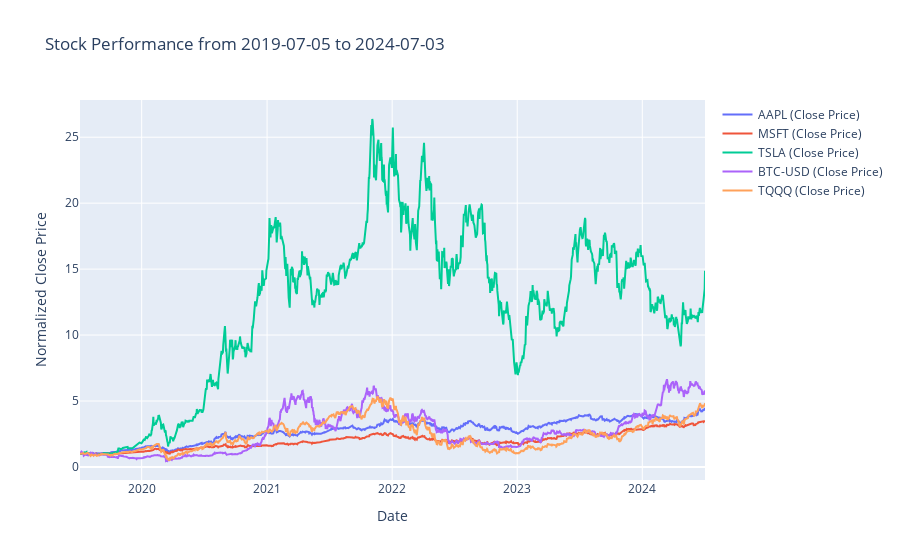

Write notebook code for a chart like this one.
### Code cell
# Example usage:
symbols = ['AAPL', 'MSFT', 'TSLA', 'BTC-USD', 'TQQQ']
period = '5y'  # Options: 'ytd', '1d', '5d', '1m', '6m', '1y', '2y', '3y', '5y', '10y', '20y'
start_date = None #'2024-01-01'  # '2021-01-01' can be specified here to override period
end_date = None  # Example: '2023-12-31'

get_and_print_stock_performance(symbols, period=period, start_date=start_date, end_date=end_date, normalize=True)

### Figure 1 — Plotly figure (JSON) as saved in the notebook; plotly's stock layout.template omitted (floating-point values rounded to 4 significant figures; data arrays with more than 128 entries replaced by an {"elided": "..."} marker saying what was removed)
{"data": [{"mode": "lines", "name": "AAPL (Close Price)", "type": "scatter", "x": {"elided": "1257 str values"}, "y": {"elided": "1257 float values"}}, {"mode": "lines", "name": "MSFT (Close Price)", "type": "scatter", "x": {"elided": "1257 str values"}, "y": {"elided": "1257 float values"}}, {"mode": "lines", "name": "TSLA (Close Price)", "type": "scatter", "x": {"elided": "1257 str values"}, "y": {"elided": "1257 float values"}}, {"mode": "lines", "name": "BTC-USD (Close Price)", "type": "scatter", "x": {"elided": "1825 str values"}, "y": {"elided": "1825 float values"}}, {"mode": "lines", "name": "TQQQ (Close Price)", "type": "scatter", "x": {"elided": "1257 str values"}, "y": {"elided": "1257 float values"}}], "layout": {"hovermode": "x unified", "title": {"text": "Stock Performance from 2019-07-05 to 2024-07-03"}, "xaxis": {"title": {"text": "Date"}}, "yaxis": {"title": {"text": "Normalized Close Price"}}}}
